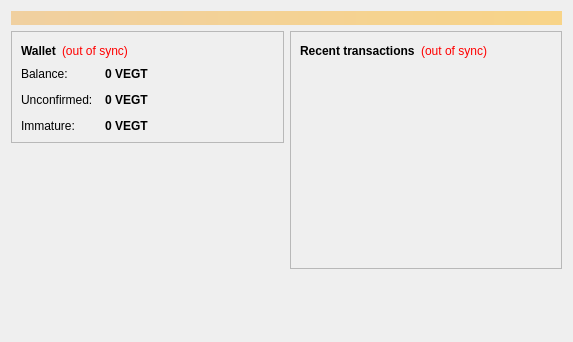
<?xml version="1.0" encoding="UTF-8"?>
<ui version="4.0">
 <class>OverviewPage</class>
 <widget class="QWidget" name="OverviewPage">
  <property name="geometry">
   <rect>
    <x>0</x>
    <y>0</y>
    <width>573</width>
    <height>342</height>
   </rect>
  </property>
  <property name="windowTitle">
   <string>Form</string>
  </property>
  <layout class="QVBoxLayout" name="topLayout">
   <item>
    <widget class="QLabel" name="labelAlerts">
     <property name="visible">
      <bool>false</bool>
     </property>
     <property name="styleSheet">
      <string notr="true">background-color: qlineargradient(x1: 0, y1: 0, x2: 1, y2: 0, stop:0 #F0D0A0, stop:1 #F8D488); color:#000000;</string>
     </property>
     <property name="wordWrap">
      <bool>true</bool>
     </property>
     <property name="margin">
      <number>3</number>
     </property>
    </widget>
   </item>
   <item>
    <layout class="QHBoxLayout" name="horizontalLayout" stretch="1,1">
     <item>
      <layout class="QVBoxLayout" name="verticalLayout_2">
       <item>
        <widget class="QFrame" name="frame">
         <property name="frameShape">
          <enum>QFrame::StyledPanel</enum>
         </property>
         <property name="frameShadow">
          <enum>QFrame::Raised</enum>
         </property>
         <layout class="QVBoxLayout" name="verticalLayout_4">
          <item>
           <layout class="QHBoxLayout" name="horizontalLayout_4">
            <item>
             <widget class="QLabel" name="label_5">
              <property name="font">
               <font>
                <weight>75</weight>
                <bold>true</bold>
               </font>
              </property>
              <property name="text">
               <string>Wallet</string>
              </property>
             </widget>
            </item>
            <item>
             <widget class="QLabel" name="labelWalletStatus">
              <property name="toolTip">
               <string>The displayed information may be out of date. Your wallet automatically synchronizes with the Vegtech network after a connection is established, but this process has not completed yet.</string>
              </property>
              <property name="styleSheet">
               <string notr="true">QLabel { color: red; }</string>
              </property>
              <property name="text">
               <string notr="true">(out of sync)</string>
              </property>
              <property name="alignment">
               <set>Qt::AlignLeading|Qt::AlignLeft|Qt::AlignVCenter</set>
              </property>
             </widget>
            </item>
            <item>
             <spacer name="horizontalSpacer_2">
              <property name="orientation">
               <enum>Qt::Horizontal</enum>
              </property>
              <property name="sizeHint" stdset="0">
               <size>
                <width>40</width>
                <height>20</height>
               </size>
              </property>
             </spacer>
            </item>
           </layout>
          </item>
          <item>
           <layout class="QFormLayout" name="formLayout_2">
            <property name="fieldGrowthPolicy">
             <enum>QFormLayout::AllNonFixedFieldsGrow</enum>
            </property>
            <property name="horizontalSpacing">
             <number>12</number>
            </property>
            <property name="verticalSpacing">
             <number>12</number>
            </property>
            <item row="0" column="0">
             <widget class="QLabel" name="label">
              <property name="text">
               <string>Balance:</string>
              </property>
             </widget>
            </item>
            <item row="0" column="1">
             <widget class="QLabel" name="labelBalance">
              <property name="font">
               <font>
                <weight>75</weight>
                <bold>true</bold>
               </font>
              </property>
              <property name="cursor">
               <cursorShape>IBeamCursor</cursorShape>
              </property>
              <property name="toolTip">
               <string>Your current balance</string>
              </property>
              <property name="text">
               <string notr="true">0 VEGT</string>
              </property>
              <property name="textInteractionFlags">
               <set>Qt::LinksAccessibleByMouse|Qt::TextSelectableByKeyboard|Qt::TextSelectableByMouse</set>
              </property>
             </widget>
            </item>
            <item row="1" column="0">
             <widget class="QLabel" name="label_3">
              <property name="text">
               <string>Unconfirmed:</string>
              </property>
             </widget>
            </item>
            <item row="1" column="1">
             <widget class="QLabel" name="labelUnconfirmed">
              <property name="font">
               <font>
                <weight>75</weight>
                <bold>true</bold>
               </font>
              </property>
              <property name="cursor">
               <cursorShape>IBeamCursor</cursorShape>
              </property>
              <property name="toolTip">
               <string>Total of transactions that have yet to be confirmed, and do not yet count toward the current balance</string>
              </property>
              <property name="text">
               <string notr="true">0 VEGT</string>
              </property>
              <property name="textInteractionFlags">
               <set>Qt::LinksAccessibleByMouse|Qt::TextSelectableByKeyboard|Qt::TextSelectableByMouse</set>
              </property>
             </widget>
            </item>
            <item row="2" column="0">
             <widget class="QLabel" name="labelImmatureText">
              <property name="text">
               <string>Immature:</string>
              </property>
             </widget>
            </item>
            <item row="2" column="1">
             <widget class="QLabel" name="labelImmature">
              <property name="font">
               <font>
                <weight>75</weight>
                <bold>true</bold>
               </font>
              </property>
              <property name="toolTip">
               <string>Mined balance that has not yet matured</string>
              </property>
              <property name="text">
               <string notr="true">0 VEGT</string>
              </property>
              <property name="textInteractionFlags">
               <set>Qt::LinksAccessibleByMouse|Qt::TextSelectableByKeyboard|Qt::TextSelectableByMouse</set>
              </property>
             </widget>
            </item>
           </layout>
          </item>
         </layout>
        </widget>
       </item>
       <item>
        <spacer name="verticalSpacer">
         <property name="orientation">
          <enum>Qt::Vertical</enum>
         </property>
         <property name="sizeHint" stdset="0">
          <size>
           <width>20</width>
           <height>40</height>
          </size>
         </property>
        </spacer>
       </item>
      </layout>
     </item>
     <item>
      <layout class="QVBoxLayout" name="verticalLayout_3">
       <item>
        <widget class="QFrame" name="frame_2">
         <property name="frameShape">
          <enum>QFrame::StyledPanel</enum>
         </property>
         <property name="frameShadow">
          <enum>QFrame::Raised</enum>
         </property>
         <layout class="QVBoxLayout" name="verticalLayout">
          <item>
           <layout class="QHBoxLayout" name="horizontalLayout_2">
            <item>
             <widget class="QLabel" name="label_4">
              <property name="text">
               <string>&lt;b&gt;Recent transactions&lt;/b&gt;</string>
              </property>
             </widget>
            </item>
            <item>
             <widget class="QLabel" name="labelTransactionsStatus">
              <property name="toolTip">
               <string>The displayed information may be out of date. Your wallet automatically synchronizes with the Vegtech network after a connection is established, but this process has not completed yet.</string>
              </property>
              <property name="styleSheet">
               <string notr="true">QLabel { color: red; }</string>
              </property>
              <property name="text">
               <string notr="true">(out of sync)</string>
              </property>
              <property name="alignment">
               <set>Qt::AlignRight|Qt::AlignTrailing|Qt::AlignVCenter</set>
              </property>
             </widget>
            </item>
            <item>
             <spacer name="horizontalSpacer">
              <property name="orientation">
               <enum>Qt::Horizontal</enum>
              </property>
              <property name="sizeHint" stdset="0">
               <size>
                <width>40</width>
                <height>20</height>
               </size>
              </property>
             </spacer>
            </item>
           </layout>
          </item>
          <item>
           <widget class="QListView" name="listTransactions">
            <property name="styleSheet">
             <string notr="true">QListView { background: transparent; }</string>
            </property>
            <property name="frameShape">
             <enum>QFrame::NoFrame</enum>
            </property>
            <property name="verticalScrollBarPolicy">
             <enum>Qt::ScrollBarAlwaysOff</enum>
            </property>
            <property name="horizontalScrollBarPolicy">
             <enum>Qt::ScrollBarAlwaysOff</enum>
            </property>
            <property name="selectionMode">
             <enum>QAbstractItemView::NoSelection</enum>
            </property>
           </widget>
          </item>
         </layout>
        </widget>
       </item>
       <item>
        <spacer name="verticalSpacer_2">
         <property name="orientation">
          <enum>Qt::Vertical</enum>
         </property>
         <property name="sizeHint" stdset="0">
          <size>
           <width>20</width>
           <height>40</height>
          </size>
         </property>
        </spacer>
       </item>
      </layout>
     </item>
    </layout>
   </item>
  </layout>
 </widget>
 <resources/>
 <connections/>
</ui>
